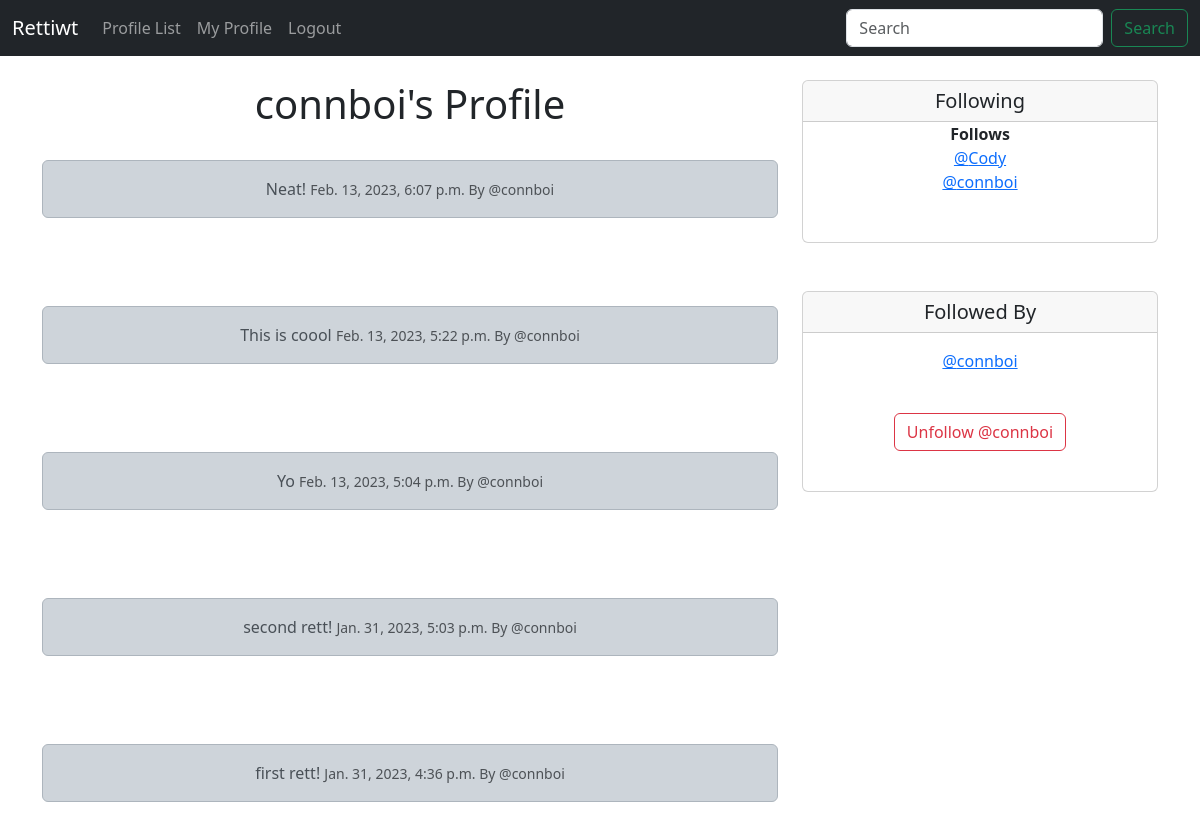
The page /profile/1 (signed in) on the database as committed earlier.
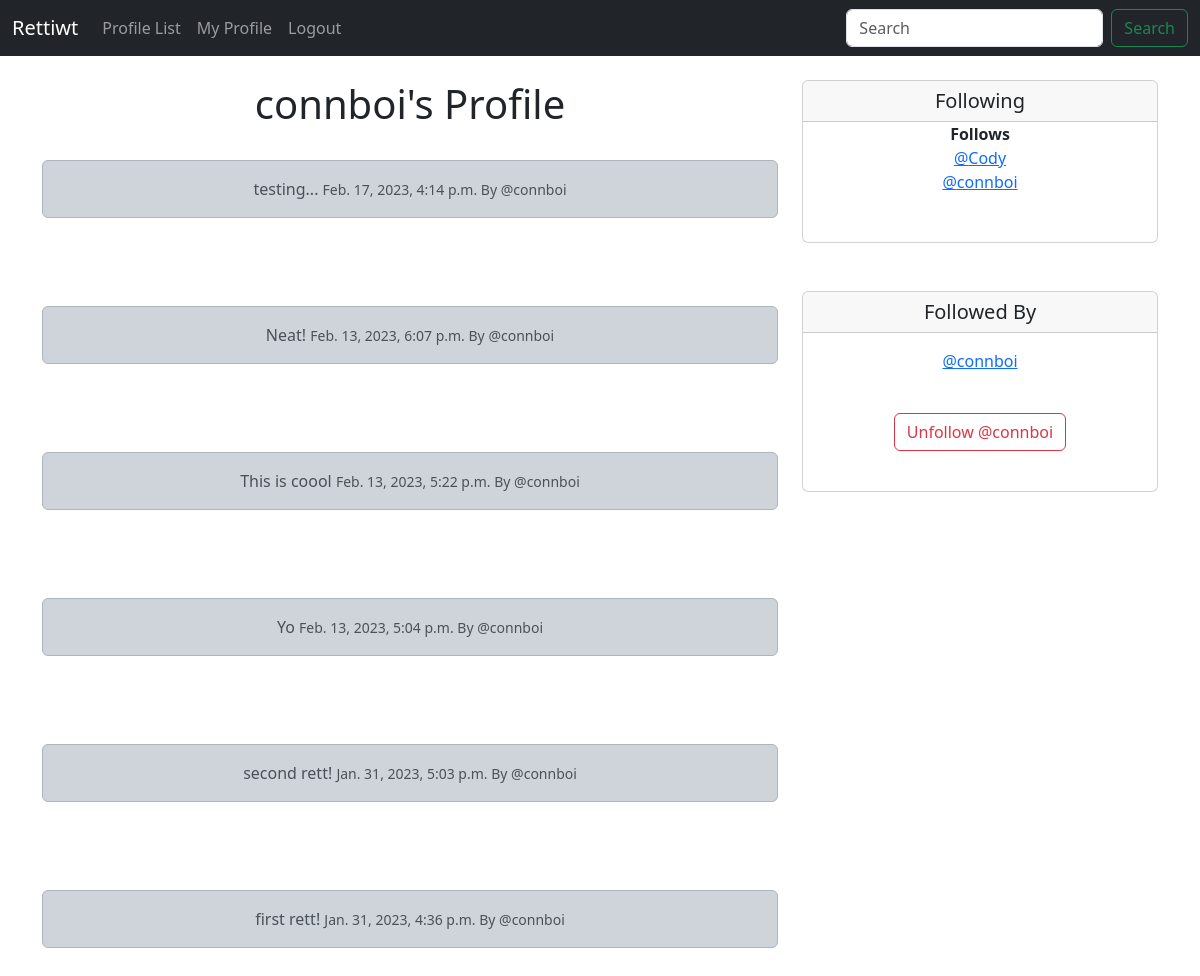
The same page on the database as committed later.
### rettiwt/models.py (models this page shows, shortened)
class Rett(models.Model):
    user = models.ForeignKey(
        User, related_name="meeps",
        on_delete=models.DO_NOTHING)
    body = models.CharField(max_length=200)
    created_at = models.DateTimeField(auto_now_add=True)

class Profile(models.Model):
    user = models.OneToOneField(User, on_delete=models.CASCADE)
    follows= models.ManyToManyField("self",
            related_name="followed_by",
            symmetrical=False,
            blank=True)
    date_modified = models.DateTimeField(User, auto_now=True)
    def __str__(self):
        return self.user.username

### rettiwt/views.py (the view, shortened to what this page needs)
# urls.py: path('profile/<int:pk>', views.profile, name ='profile'),
def profile (request, pk):
    if request.user.is_authenticated:
        profile = Profile.objects.get(user_id=pk)
        retts = Rett.objects.filter(user_id=pk).order_by("-created_at")
        return render(request, "profile.html", {"profile": profile, "retts": retts})
    else:
        messages.success(request, ("You must be logged in to view this page..."))
        return redirect('home')

### rettiwt/templates/profile.html (shortened to what this page needs)
{% extends 'base.html' %}
{% block content %}
{% if profile %}
    <div class="container text-center">
        <div class="row">
             <div class="col-8">
                 <h1>{{ profile.user.username }}'s Profile
                 </h1>
                          {% for rett in retts %}</br>
                            <div class="alert alert-dark" role="alert">
                               {{ rett.body }}
                                   <small class="text-muted">
                                       {{ rett.created_at }} By
                                       @{{ rett.user.username }}
                                   </small>
                            </div>
                             </br><br>
                          {% endfor %}
             </div>
             <div class="col-4">
              <div class="card">
                  <h5 class="card-header">Following</h5>
                   <p class="card-text">
            <strong>Follows</strong><br/>
            {% for following in profile.follows.all %}
                <a href="{% url 'profile' following.user.id %}">
                    @{{ following }}</a><br/>
            {% endfor %}</p>
                  <div class="card-body">
              </div>
             </div>
            <br/>
            <div class="card">
                <h5 class="card-header">Followed By</h5>
                <div class="card-body">
                <p class="card-text">
                    {% for following in profile.followed_by.all %}
                        <a href="{% url 'profile' following.user.id %}">
                            @{{ following }}</a></br>
                            {% endfor %}
    </p>
    <form method=POST>
    {% if profile in user.profile.follows.all %}
        <button class="btn btn-outline-danger" name="follow"
        value="unfollow" type="submit">Unfollow @{{ profile.user.username|lower }}
        </button>
    {% else %}
        <button class="btn btn-outline-success" name="follow"
        value="follow" type="submit">Follow @{{ profile.user.username|lower }}
        </button>
        {% endif %}
</form>
  </div>
</div>
        </div>
    </div>
{% endif %}
{% endblock %}

Rows that differ between the two databases and show on the page:
added Rett: body "testing...", created_at "Feb. 17, 2023, 4:14 p.m.", user.username "connboi"
